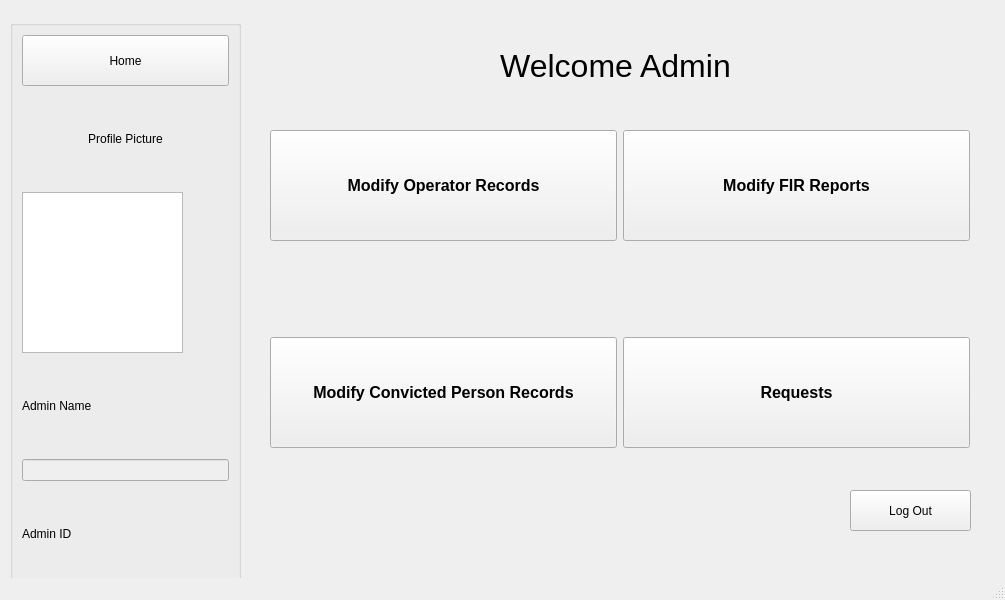
<?xml version="1.0" encoding="UTF-8"?>
<ui version="4.0">
 <class>MainWindow</class>
 <widget class="QMainWindow" name="MainWindow">
  <property name="geometry">
   <rect>
    <x>0</x>
    <y>0</y>
    <width>1005</width>
    <height>600</height>
   </rect>
  </property>
  <property name="windowTitle">
   <string>MainWindow</string>
  </property>
  <widget class="QWidget" name="centralwidget">
   <widget class="QLabel" name="label">
    <property name="geometry">
     <rect>
      <x>470</x>
      <y>30</y>
      <width>291</width>
      <height>71</height>
     </rect>
    </property>
    <property name="font">
     <font>
      <pointsize>24</pointsize>
     </font>
    </property>
    <property name="text">
     <string>Welcome Admin</string>
    </property>
    <property name="alignment">
     <set>Qt::AlignCenter</set>
    </property>
   </widget>
   <widget class="QGroupBox" name="groupBox">
    <property name="geometry">
     <rect>
      <x>10</x>
      <y>20</y>
      <width>231</width>
      <height>601</height>
     </rect>
    </property>
    <property name="title">
     <string/>
    </property>
    <layout class="QVBoxLayout" name="verticalLayout_groupBox">
     <item>
      <widget class="QPushButton" name="home_button">
       <property name="minimumSize">
        <size>
         <width>161</width>
         <height>51</height>
        </size>
       </property>
       <property name="text">
        <string>Home</string>
       </property>
      </widget>
     </item>
     <item>
      <widget class="QLabel" name="label_2">
       <property name="text">
        <string>Profile Picture</string>
       </property>
       <property name="alignment">
        <set>Qt::AlignCenter</set>
       </property>
      </widget>
     </item>
     <item>
      <widget class="QGraphicsView" name="graphicsView">
       <property name="minimumSize">
        <size>
         <width>161</width>
         <height>161</height>
        </size>
       </property>
       <property name="maximumSize">
        <size>
         <width>161</width>
         <height>161</height>
        </size>
       </property>
      </widget>
     </item>
     <item>
      <widget class="QLabel" name="label_3">
       <property name="text">
        <string>Admin Name</string>
       </property>
      </widget>
     </item>
     <item>
      <widget class="QLineEdit" name="admindisplayname">
       <property name="enabled">
        <bool>false</bool>
       </property>
       <property name="minimumSize">
        <size>
         <width>113</width>
         <height>22</height>
        </size>
       </property>
      </widget>
     </item>
     <item>
      <widget class="QLabel" name="label_4">
       <property name="text">
        <string>Admin ID</string>
       </property>
      </widget>
     </item>
     <item>
      <widget class="QLineEdit" name="admindisplayID">
       <property name="enabled">
        <bool>false</bool>
       </property>
       <property name="minimumSize">
        <size>
         <width>113</width>
         <height>22</height>
        </size>
       </property>
      </widget>
     </item>
    </layout>
   </widget>
   <widget class="QWidget" name="buttonsWidget">
    <property name="geometry">
     <rect>
      <x>270</x>
      <y>40</y>
      <width>700</width>
      <height>500</height>
     </rect>
    </property>
    <layout class="QGridLayout" name="gridLayout_buttons">
     <item row="0" column="0">
      <widget class="QPushButton" name="modify_operator_button">
       <property name="sizePolicy">
        <sizepolicy hsizetype="Preferred" vsizetype="Preferred">
         <horstretch>0</horstretch>
         <verstretch>0</verstretch>
        </sizepolicy>
       </property>
       <property name="minimumSize">
        <size>
         <width>241</width>
         <height>111</height>
        </size>
       </property>
       <property name="font">
        <font>
         <pointsize>12</pointsize>
         <weight>75</weight>
         <bold>true</bold>
        </font>
       </property>
       <property name="text">
        <string>Modify Operator Records</string>
       </property>
      </widget>
     </item>
     <item row="0" column="1">
      <widget class="QPushButton" name="modify_fir_button">
       <property name="minimumSize">
        <size>
         <width>241</width>
         <height>111</height>
        </size>
       </property>
       <property name="font">
        <font>
         <pointsize>12</pointsize>
         <weight>75</weight>
         <bold>true</bold>
        </font>
       </property>
       <property name="text">
        <string>Modify FIR Reports</string>
       </property>
      </widget>
     </item>
     <item row="1" column="0">
      <widget class="QPushButton" name="modify_convicted_person_button">
       <property name="minimumSize">
        <size>
         <width>241</width>
         <height>111</height>
        </size>
       </property>
       <property name="font">
        <font>
         <pointsize>12</pointsize>
         <weight>75</weight>
         <bold>true</bold>
        </font>
       </property>
       <property name="text">
        <string>Modify Convicted Person Records</string>
       </property>
      </widget>
     </item>
     <item row="1" column="1">
      <widget class="QPushButton" name="requests_button">
       <property name="minimumSize">
        <size>
         <width>241</width>
         <height>111</height>
        </size>
       </property>
       <property name="font">
        <font>
         <pointsize>12</pointsize>
         <weight>75</weight>
         <bold>true</bold>
        </font>
       </property>
       <property name="text">
        <string>Requests</string>
       </property>
      </widget>
     </item>
    </layout>
   </widget>
   <widget class="QPushButton" name="logout_button">
    <property name="geometry">
     <rect>
      <x>850</x>
      <y>490</y>
      <width>121</width>
      <height>41</height>
     </rect>
    </property>
    <property name="text">
     <string>Log Out</string>
    </property>
   </widget>
  </widget>
  <widget class="QMenuBar" name="menubar">
   <property name="geometry">
    <rect>
     <x>0</x>
     <y>0</y>
     <width>1005</width>
     <height>21</height>
    </rect>
   </property>
  </widget>
  <widget class="QStatusBar" name="statusbar"/>
 </widget>
 <resources/>
 <connections/>
</ui>
